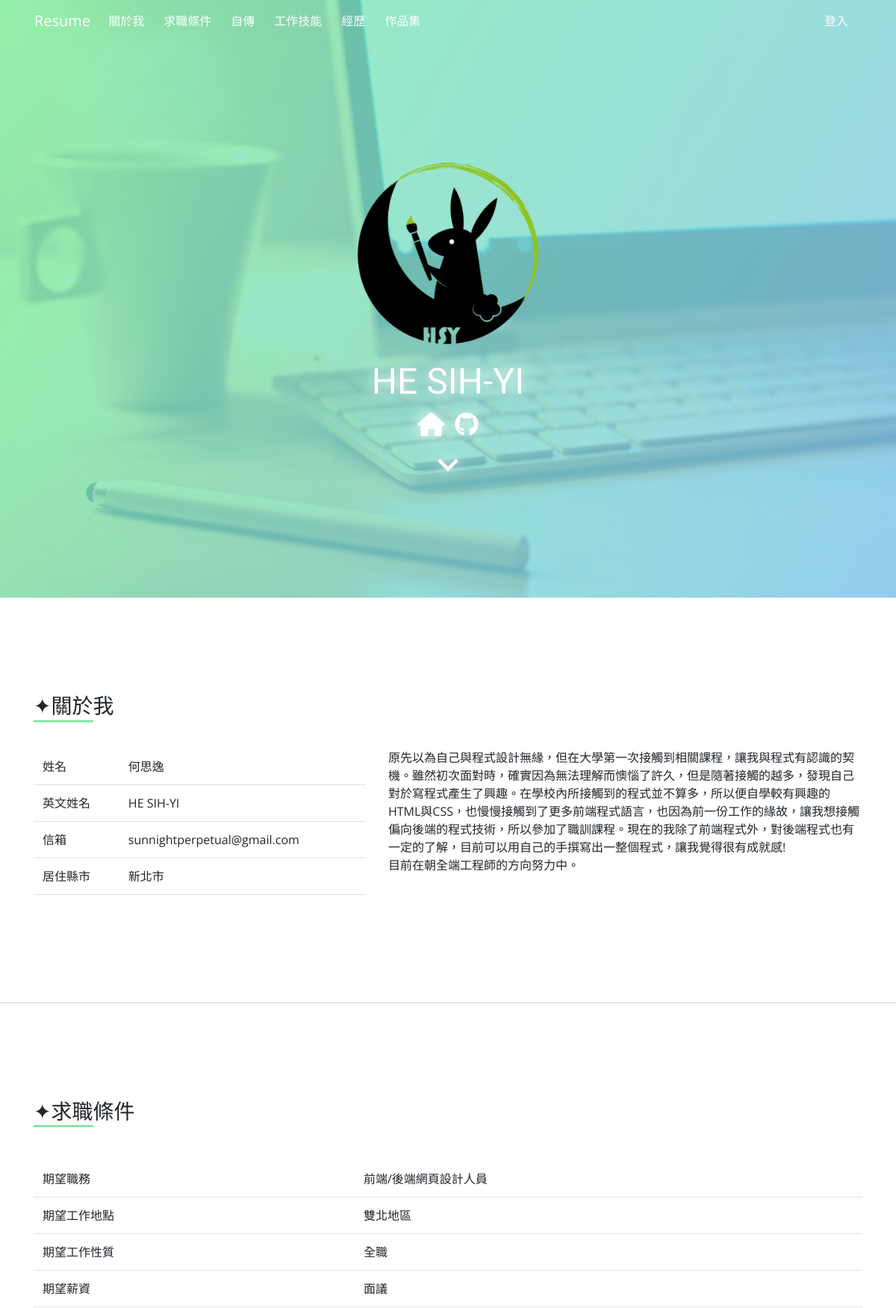
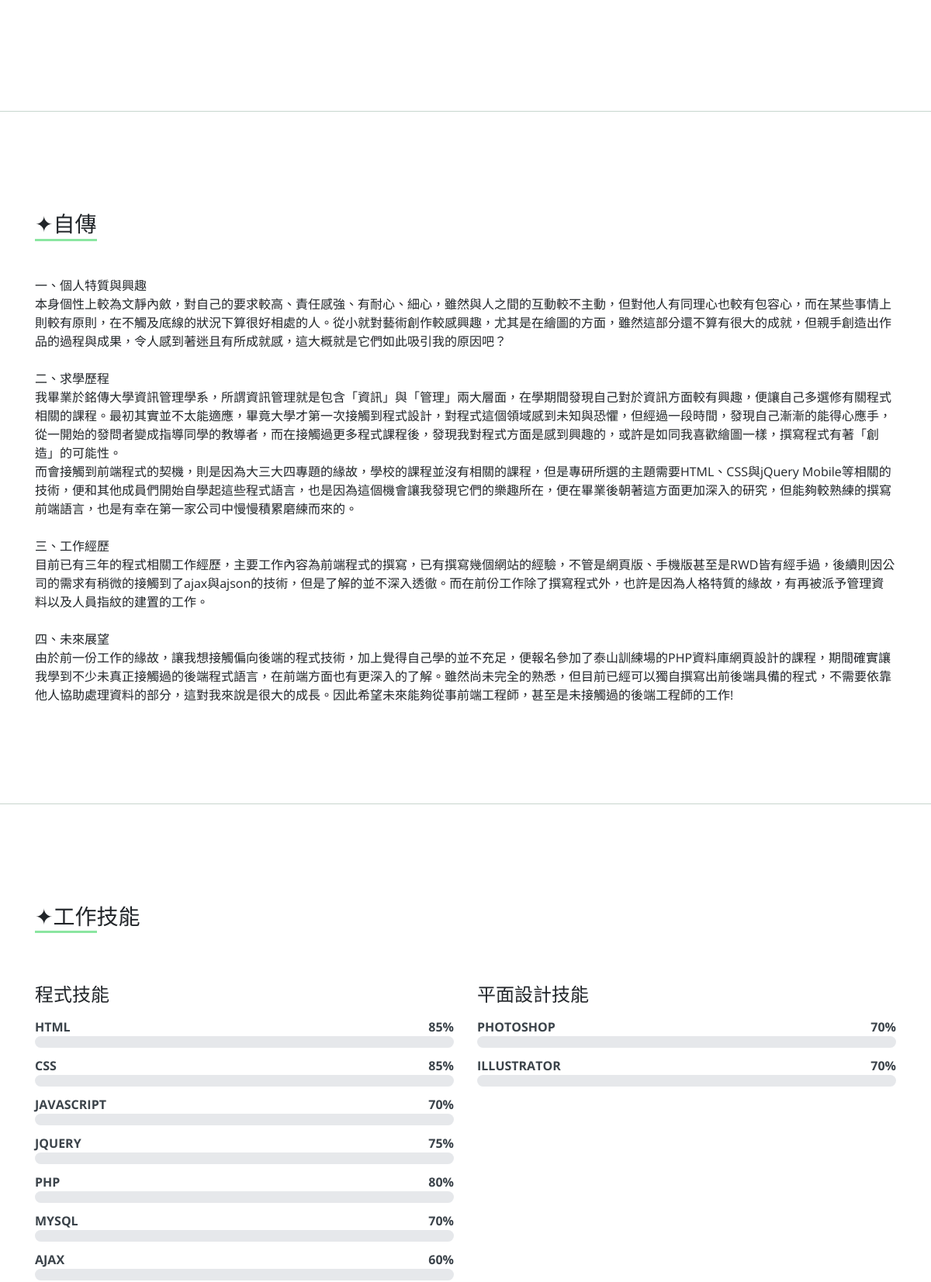
The page / (upper part) on the database its author committed (2 pictures, top to bottom).
### tables this page shows
CREATE TABLE `resume_img` (
  `id` int(10) UNSIGNED NOT NULL COMMENT '流水號',
  `name` varchar(32) NOT NULL COMMENT '圖片備註',
  `img` varchar(64) NOT NULL COMMENT '圖檔名'
);

CREATE TABLE `resume_myinfo` (
  `id` int(5) UNSIGNED NOT NULL COMMENT '流水號',
  `name` varchar(10) NOT NULL COMMENT '姓名',
  `engName` varchar(10) NOT NULL COMMENT '英文姓名',
  `phone` varchar(16) NOT NULL COMMENT '電話',
  `email` varchar(64) NOT NULL COMMENT '信箱',
  `birth` date NOT NULL COMMENT '生日',
  `city` varchar(30) NOT NULL COMMENT '居住縣市',
  `info` text NOT NULL COMMENT '簡介',
  `imgId` tinyint(5) UNSIGNED NOT NULL COMMENT '圖片ID'
);

CREATE TABLE `resume_link` (
  `id` int(10) UNSIGNED NOT NULL COMMENT '流水號',
  `web` varchar(32) NOT NULL COMMENT '網頁',
  `link` varchar(128) NOT NULL COMMENT '連結',
  `icon` varchar(20) NOT NULL COMMENT '圖示(FontAwesome)',
  `orderNum` tinyint(5) UNSIGNED NOT NULL COMMENT '排序',
  `sh` tinyint(1) NOT NULL COMMENT '顯示(1或0) '
);

CREATE TABLE `resume_jobcondition` (
  `id` int(10) UNSIGNED NOT NULL COMMENT '流水號',
  `item` varchar(20) NOT NULL COMMENT '項目',
  `content` varchar(128) NOT NULL COMMENT '內容',
  `orderNum` tinyint(5) UNSIGNED NOT NULL COMMENT '排序',
  `sh` tinyint(1) UNSIGNED NOT NULL COMMENT '顯示(1或0)'
);

CREATE TABLE `resume_autobiography` (
  `id` int(10) UNSIGNED NOT NULL COMMENT '流水號',
  `content` varchar(1200) NOT NULL COMMENT '內容',
  `note` varchar(20) NOT NULL COMMENT '備註',
  `sh` tinyint(1) NOT NULL COMMENT '顯示'
);

CREATE TABLE `resume_skill` (
  `id` int(10) UNSIGNED NOT NULL COMMENT '流水號',
  `skill` varchar(60) NOT NULL COMMENT '技能',
  `percent` int(3) UNSIGNED NOT NULL COMMENT '百分比',
  `parent` int(5) UNSIGNED NOT NULL COMMENT '父元素',
  `orderNum` tinyint(5) UNSIGNED NOT NULL COMMENT '排序',
  `type` tinyint(1) UNSIGNED NOT NULL COMMENT '0:種類，1:項目',
  `sh` tinyint(1) UNSIGNED NOT NULL COMMENT '顯示(1或0)'
);

### api/base.php (called while the page is built, shortened)
<?php
class DB{
   private $dsn="mysql:host=localhost;charset=utf8;dbname=resume";
   private $root="root";
   private $password="";
   private $table;
   private $pdo;
   public function __construct($table){
     $this->table=$table;
     $this->pdo=new PDO($this->dsn,$this->root,$this->password);
   }
   public function all(...$arg){
    $sql="select * from $this->table ";
    if(!empty($arg[0]) && is_array($arg[0])){
      foreach($arg[0] as $key => $value){
        $tmp[]=sprintf("`%s`='%s'",$key,$value);
      }
      $sql=$sql." where ". implode(" && ", $tmp);
    }
    if(isset($arg[1])){
      $sql=$sql . $arg[1];
    }
    return $this->pdo->query($sql)->fetchAll();
   }
  public function find($arg){
    $sql="select * from $this->table ";
    if(is_array($arg)){
      foreach($arg as $key => $value){
        $tmp[]=sprintf("`%s`='%s'",$key,$value);
      }
      $sql=$sql." where ". implode(" && ", $tmp);
    }else{
      $sql=$sql." where `id`='$arg'";
    }
    return $this->pdo->query($sql)->fetch(PDO::FETCH_ASSOC);
   }
}
?>

### index.php (the view, shortened to what this page needs)
<?php
  include_once "api/base.php";
  $MyInfo=new DB("resume_myinfo");
  $myinfo=$MyInfo->find(1);
  $Img=new DB("resume_img");
?>
<!DOCTYPE html>
<html lang="zh-TW">
<head>
  <link rel="stylesheet" href="plugins/bootstrap.min.css">
  <link rel="stylesheet" href="css/style.css">
  <link rel="stylesheet" href="plugins/wow/animate.css"/>
</head>
<body>
  <header class="navbar-dark fixed-top">
    <nav class="navbar navbar-expand-md container">
      <a class="navbar-brand" href="javascript:void(0);">Resume</a>
      <div class="collapse navbar-collapse" id="nav">
        <div class="navbar-nav">
          <a class="nav-item nav-link" href="#about">關於我</a>
          <a class="nav-item nav-link" href="#jobCondition">求職條件</a>
          <a class="nav-item nav-link" href="#autobiography">自傳</a>
          <a class="nav-item nav-link" href="#skill">工作技能</a>
          <a class="nav-item nav-link" href="#experience">經歷</a>
          <a class="nav-item nav-link" href="#portfolio">作品集</a>
        </div>
        <div class="navbar-nav ml-auto">
          <?php
            if(empty($_SESSION['login'])){
              echo "<a id='login' class='nav-item nav-link' href='login.php'>登入</a>";
            }
            else{
              echo "<a class='nav-item nav-link' href='admin.php'>進入後台</a>";
            }
          ?>
        </div>
      </div>
    </nav>
  </header>
  <div id="topBar" class="section container-fluid">
    <div class="topBox">
      <?php
        $myImg=$Img->find($myinfo['imgId']);
      ?>
      <div class="myPhoto wow fadeInUp">
        <div style="background-image: url(img/<?=$myImg['img'];?>);"></div>
      </div>
      <div class="myName wow fadeInUp"><?=$myinfo['engName'];?></div>
      <div class="myLink text-center wow fadeInUp">
        <?php
          $Link=new DB("resume_link");
          $links=$Link->all(["sh"=>1]," order by  `orderNum` desc");
          foreach($links as $link){
        ?>
          <a href="<?=$link['link'];?>"><span class="<?=$link['icon'];?>"></span></a>
        <?php
          }
        ?>
      </div>
      <a href="#about" id="btnDown" class="btnDown">
        <span class="material-icons">keyboard_arrow_down</span>
      </a>
    </div>
  </div>
  <section id="about" class="container">
    <h3 class="title wow fadeInLeft">關於我<span></span></h3>
    <div class="row wow fadeInUpBig">
      <div class="col-lg-5">
        <div>
          <table class="table wow fadeInUpBig">
            <tr>
              <td>姓名</td>
              <td><?=$myinfo['name'];?></td>
            </tr>
            <tr>
              <td>英文姓名</td>
              <td><?=$myinfo['engName'];?></td>
            </tr>
            <tr>
              <td>信箱</td>
              <td><?=$myinfo['email'];?></td>
            </tr>
            <tr>
              <td>居住縣市</td>
              <td><?=$myinfo['city'];?></td>
            </tr>
          </table>
        </div>
      </div>
      <div class="col-lg-7">
        <div><?=nl2br($myinfo['info']);?></div>
      </div>
    </div>
  </section>
  <hr>
  <section id="jobCondition" class="container">
    <h3 class="title wow fadeInLeft">求職條件<span></span></h3>
    <table class="table wow fadeInUpBig">
      <tbody>
        <?php
          $Job=new DB("resume_jobcondition");
          $jobs=$Job->all(["sh"=>1]," order by  `orderNum` desc");
          foreach($jobs as $job){
        ?>
          <tr>
            <td><?=$job['item'];?></td>
            <td><?=$job['content'];?></td>
          </tr>
        <?php
          }
        ?>
      </tbody>
    </table>
  </section>
  <hr>
  <section id="autobiography" class="container">
    <h3 class="title wow fadeInLeft">自傳<span></span></h3>
    <div class="autobiographyContent wow fadeInUpBig">
      <?php
        $Autobio=new DB("resume_autobiography");
        $autobio=$Autobio->find(["sh"=>1]);
        echo nl2br($autobio['content']);
      ?>
    </div>
  </section>
  <hr>
  <section id="skill" class="container">
    <h3 class="title wow fadeInLeft">工作技能<span></span></h3>
    <div class="row">
      <?php
        $Skill=new DB("resume_skill");
        $skillKinds=$Skill->all(["type"=>0,"sh"=>1]," order by  `orderNum` desc");
        foreach($skillKinds as $skillKind){
      ?>
      <div class="col-lg-6 wow fadeInLeft">
        <div class="skills-content">
          <h4><?=$skillKind['skill'];?></h4>
          <?php
            $skills=$Skill->all(["parent"=>$skillKind['id'],"sh"=>1]," order by  `orderNum` desc");
            foreach($skills as $skill){
          ?>
            <div class="progressBox">
              <p class="skillText"><?=$skill['skill'];?><span class="percent"><?=$skill['percent'];?>%</span></p>
              <div class="progress">
              </div>
            </div>
          <?php
            }
          ?>
        </div>
      </div>
      <?php
        }
      ?>
    </div>
  </section>
</body>
</html>

### css/style.css (style rules this page uses)
* { position: relative; box-sizing: border-box; font-family: 'Open Sans', Arial, 'Noto Sans TC','Microsoft JhengHei', sans-serif; }
body { position: relative; }
a,a:hover { text-decoration: none; }
hr { margin-top: 1rem; margin-bottom: 1rem; border: 0; border-top: 1px solid #b5c8bcbb; }
section { margin: 2rem 0; padding: 6rem 0; }
.title { position: relative; margin-bottom: 50px; }
.title span { position: absolute; left: 0; bottom: -5px; display: inline-block; height: 3px; width: 80px; background-color: #8be6a1; }
.title::before { content: '✦'; }
header { background-color: transparent; transition-duration: 0.5s; }
header .nav-item { position: relative; margin-right: 10px; text-align: center; }
.navbar-dark .navbar-nav .nav-link { color: rgba(255,255,255,1); }
#topBar { display: flex; justify-content: center; align-content: center; flex-direction: column; width: 100vw; height: 100vh; background-color: #7ad48f; background: linear-gradient(120deg, #84fab0cc 0%, #8fd3f4cc 100%), url("../img/laptop-2567809_1920.jpg"); background-repeat: no-repeat; background-size: cover; background-position: center center; }
.topBox { position: relative; width: 50%; text-align: center; margin: 0 auto; }
.myPhoto { display: inline-block; width: 250px; height: 250px; margin-bottom: 5px; border-radius: 50%; overflow: hidden; }
.myPhoto div { width: 100%; height: 100%; background-repeat: no-repeat; background-size: cover; background-position: center center; }
.myName { color: #fff; margin-bottom: 5px; font-size: 3rem; font-family: 'Oleo Script', cursive; filter: drop-shadow(0 0 10px #fff); }
.myLink a { margin: 5px; }
.myLink a span { color: #fff; font-size: 2rem; filter: drop-shadow(0 0 10px #fff); transition-duration: 0.5s; }
.btnDown { position: absolute; bottom: -70px; left: 50%; transform: translateX(-50%); animation: ani_btnDown 2s linear 0s infinite; }
.btnDown span { color: #fff; font-size: 3.5rem; filter: drop-shadow(0 0 10px #fff); transition-duration: 0.5s; }
#about .title { margin-bottom: 40px; }
#about table tr td { border-top: 0px solid #dee2e6; border-bottom: 1px solid #dee2e6; }
#jobCondition .table td { border-top: 0px solid #dee2e6; border-bottom: 1px solid #dee2e6; }
#skill h4 { margin-bottom: 15px; }
.skills-content { margin-top: 20px; }
.skills-content .progressBox { height: 50px; display: block; background-color: none; }
.skills-content .progressBox .skillText { display: block; color: #3b434a; margin-bottom: 0; font-weight: bold; text-transform: uppercase; }
.skills-content .progressBox .percent { display: inline-block; float: right; }
.skills-content .progress { width: 100%; height: 15px; background-color: #e6e8eb; border-radius: 50rem; }

### rows shown on the page
resume_img: img (picture)
resume_myinfo: engName "HE SIH-YI", name "何思逸", email "sunnightperpetual@gmail.com", city "新北市", info "原先以為自己與程式設計無緣，但在大學第一次接觸到相關課程，讓我與程式有認識的契機。雖然初次面對時，確實因為無法理解而懊惱了許久，但是隨著接觸的越多，發現自己對於寫程式產生了興趣。在學校內所接觸到的程式並不算多，所以便自學較有興趣的HTML與CSS，也慢慢接觸到了更多前端程式語言，也因為前一份工作的緣故，讓我想接觸偏向後端的程式技術，所以參加了職訓課程。現在的我除了前端程式外，對後端程式也有一定的了解，目前可以用自己的手撰寫出一整個程式，讓我覺得很有成就感! 目前在朝全端工程師的方向努力中。"
resume_jobcondition: item "期望職務", content "前端/後端網頁設計人員"
resume_jobcondition: item "期望工作地點", content "雙北地區"
resume_jobcondition: item "期望工作性質", content "全職"
resume_jobcondition: item "期望薪資", content "面議"
resume_autobiography: content "一、個人特質與興趣 本身個性上較為文靜內斂，對自己的要求較高、責任感強、有耐心、細心，雖然與人之間的互動較不主動，但對他人有同理心也較有包容心，而在某些事情上則較有原則，在不觸及底線的狀況下算很好相處的人。從小就對藝術創作較感興趣，尤其是在繪圖的方面，雖然這部分還不算有很大的成就，但親手創造出作品的過程與成果，令人感到著迷且有所成就感，這大概就是它們如此吸引我的原因吧？ 二、求學歷程 我畢業於銘傳大學資訊管理學系，所謂資訊管理就是包含「資訊」與「管理」兩大層面，在學期間發現自己對於資訊方面較有興趣，便讓自己多選修有關程式相關的課程。最初其實並不太能適應，畢竟大學才第一次接觸到程式設計，對程式這個領域感到未知與恐懼，但經過一段時間，發現自己漸漸的能得心應手，從一開始的發問者變成指導同學的教導者，而在接觸過更多程式課程後，發現我對程式方面是感到興趣的，或許是如同我喜歡繪圖一樣，撰寫程式有著「創造」的可能性。 而會接觸到前端程式的契機，則是因為大三大四專題的緣故，學校的課程並沒有相關的課程，但是專研所選的主題需要HTML、CSS與jQuery Mobile等相關的技術，便和其他成員們開始自學起這些程式語言，也是因為這個機會讓我發現它們的樂趣所在，便在畢業後朝著這方面更加深入的研究，但能夠較熟練的撰寫前端語言，也是有幸在第一家公司中慢慢積累磨練而來的。 三、工作經歷…"
resume_skill: skill "程式技能"
resume_skill: skill "HTML", percent "85"
resume_skill: skill "CSS", percent "85"
resume_skill: skill "JAVASCRIPT", percent "70"
resume_skill: skill "JQUERY", percent "75"
resume_skill: skill "PHP", percent "80"
resume_skill: skill "MYSQL", percent "70"
resume_skill: skill "AJAX", percent "60"
resume_skill: skill "平面設計技能"
resume_skill: skill "PHOTOSHOP", percent "70"
resume_skill: skill "ILLUSTRATOR", percent "70"
